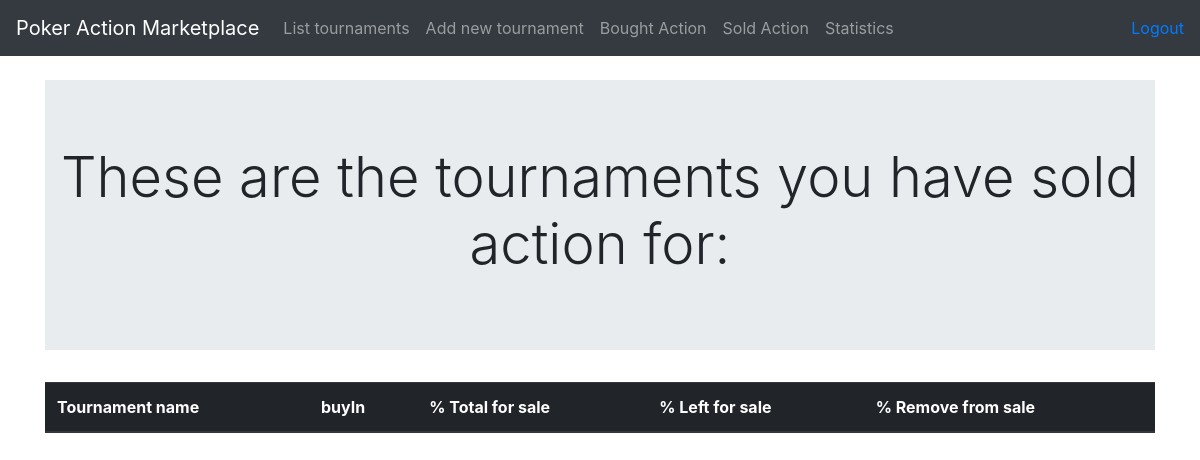
The page /tournaments/sold (signed in) on the database as committed earlier.
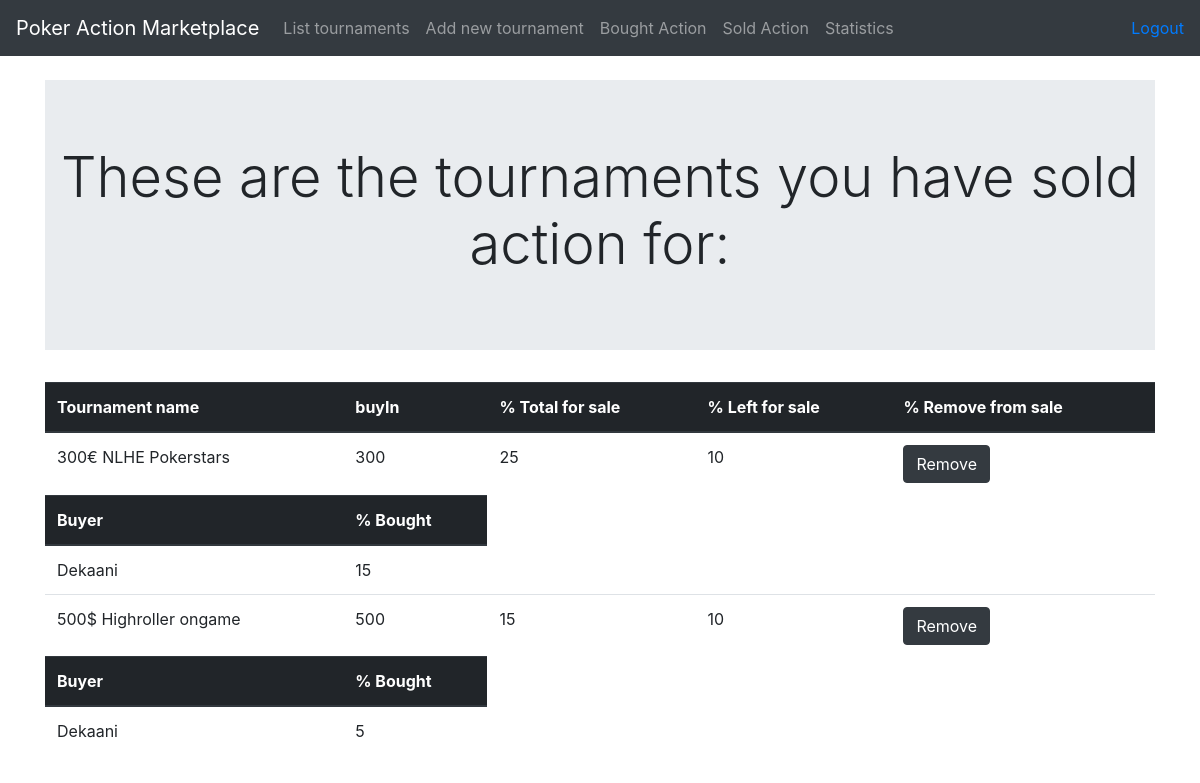
The same page on the database as committed later.
### application/tournamentPackages/models.py (models this page shows, shortened)
class TournamentPackage(Base):
    tournament = db.Column(db.String(144), nullable=False)
    buyin = db.Column(db.Integer, nullable=False)
    pcttobesold = db.Column(db.Integer, nullable=False)
    pctleft = db.Column(db.Integer, nullable=False)
    account_id = db.Column(db.Integer, db.ForeignKey('account.id'), nullable=False)
    @staticmethod
    def tournaments_sold_action_from(id):
        stmt = text("SELECT tournament, buyin, pcttobesold, pctleft, tournament_package.id FROM tournament_package "
        "LEFT join account on tournament_package.account_id = account.id "
        "where account_id = {}".format(id))
        res = db.engine.execute(stmt)
        class soldTournaments:
            def __init__(self, tournament, buyin, pcttobesold, pctleft, id):
                self.tournament = tournament
                self.buyin = buyin
                self.pcttobesold = pcttobesold
                self.pctleft = pctleft
                self.id = id
                self.buyers = []
        tournaments = []
        for row in res:
            temp = list(row)
            tournm = soldTournaments(temp[0], temp[1], temp[2], temp[3], temp[4])
            tournaments.append(tournm)
            tournm.buyers = TournamentPackage.buyers_for_tournament(temp[4])
        return tournaments
    @staticmethod
    def buyers_for_tournament(tournamentid):
        stmt = text("SELECT buyer_id, actionboughtpct, account.name from bought_action_from_tournament LEFT JOIN account on buyer_id = account.id "
                    "where bought_action_from_tournament.tournament_package_id ={}".format(tournamentid))
        res = db.engine.execute(stmt)
        buyers = []
        for row in res:
            temp = list(row)
            buyers.append(temp)
        return buyers

class BoughtActionFromTournament(Base):
    tournament_package_id = db.Column(db.Integer, db.ForeignKey('tournament_package.id'), nullable=False)
    seller_name = db.Column(db.String(144), nullable=False)
    buyer_id = db.Column(db.Integer, db.ForeignKey('account.id'), nullable=False)
    actionboughtpct = db.Column(db.Integer, nullable=False)

### application/auth/models.py (models this page shows, shortened)
class User(Base):
    __tablename__ = "account"
    name = db.Column(db.String(144), nullable=False)
    username = db.Column(db.String(144), nullable=False)
    password = db.Column(db.String(144), nullable=False)
    tournaments = db.relationship('TournamentPackage', backref='account', lazy=True)
    def role(self):
        if self.name == 'admin':
            return ['ADMIN', 'USER']
        else:
            return['USER']

### application/tournamentPackages/views.py (the view)
@app.route('/tournaments/sold', methods=["GET"])
@login_required(role="USER")
def show_sold_tournaments():
    soldtournaments = TournamentPackage.tournaments_sold_action_from(current_user.id)
    for row in soldtournaments:
        print(row.tournament)
        for tour in row.buyers:
            print(tour)
    return render_template('tournaments/sold.html', soldTournaments = soldtournaments)

### application/__init__.py (called while the page is built)
def login_required(role="ANY"):
    def wrapper(fn):
        @wraps(fn)
        def decorated_view(*args, **kwargs):
            if not current_user:
                return login_manager.unauthorized()
            if not current_user.is_authenticated:
                return login_manager.unauthorized()
            unauthorized = False
            if role != "ANY":
                unauthorized = True
                for user_role in current_user.role():
                    if user_role == role:
                        unauthorized = False
                        break
            if unauthorized:
                return login_manager.unauthorized()
            return fn(*args, **kwargs)
        return decorated_view
    return wrapper

@login_manager.user_loader
def load_user(user_id):
    return User.query.get(user_id)

### application/templates/tournaments/sold.html
{% extends "layout.html" %}
{% block body %}
<div class="jumbotron jumbotron-fluid">
  <div class="container">
    <h1 class="display-4" align=center>These are the tournaments you have sold action for:</h1>
  </div>
</div>
<table class="table">
  <thead class="thead-dark">
    <th scope="col">Tournament name</th>
    <th scope="col">buyIn</th>
    <th scope="col">% Total for sale</th>
    <th scope="col">% Left for sale</th>
    <th scope="col">% Remove from sale</th>
    </thead>
{% for tournament in soldTournaments %}
<tr>
  <td>{{ tournament.tournament }}</td>
  <td>{{ tournament.buyin }}</td>
  <td>{{ tournament.pcttobesold }}</td>
  <td>{{ tournament.pctleft }}</td>
  <td><form method ="POST", action="{{ url_for('remove_tournament_from_sale', tournament_id = tournament.id) }}">
    <input type="submit" value="Remove" class="btn btn-dark">
  </form> </td>
  {% if tournament.buyers %}
  <tr>
    <thead class="thead-dark">
    <th scope="col">Buyer</th>
    <th scope="col">% Bought</th>
    </thead>
  </tr>
  {% for buyer in tournament.buyers %}
  <tr>
    <td>{{ buyer[2] }}</td>
    <td>{{ buyer[1] }}</td>
  </tr>
    {% endfor %}
    {% endif %}
</tr>
{% endfor %}
</table>
{% endblock %}

### application/templates/layout.html (shortened to what this page needs)
<!DOCTYPE html>
<html>
<head>
  <link rel="stylesheet" href="https://maxcdn.bootstrapcdn.com/bootstrap/4.0.0/css/bootstrap.min.css">
</head>
<body>
  <nav class="navbar navbar-expand-md navbar-dark bg-dark mb-4">
    <a class="navbar-brand" href="#">Poker Action Marketplace</a>
      <div class="collapse navbar-collapse" id="navbarCollapse">
        <ul class="navbar-nav mr-auto">
          <li class="nav-item">
            <a class="nav-link" href="{{ url_for('tournaments_index') }} ">List tournaments</a>
          </li>
          <li class="nav-item">
            <a class="nav-link" href="{{ url_for('tournaments_form') }} ">Add new tournament</a>
          </li>
          <li class="nav-item">
            <a class="nav-link" href="{{ url_for('show_purchased_tournaments') }}">Bought Action</a>
          </li>
          <li class="nav-item">
            <a class="nav-link" href="{{ url_for('show_sold_tournaments') }}">Sold Action</a>
          </li>
          {% if current_user.is_authenticated %}
          {% if current_user.role()[0] == "ADMIN" %}
          <li class="nav-item">
            <a class="nav-link" href="{{ url_for('show_statistics') }}">Statistics</a>
          </li>
          {% endif %}
          {% endif %}
        </ul>
        <div class="form-inline mt-2 mt-md-0">
          {% if current_user.is_authenticated %}
          <a href="{{ url_for('auth_logout') }}">Logout</a>
          {% else %}
          <a class="nav-item" href="{{ url_for('auth_login') }}">Login</a>
          <a class="nav-item" href="{{ url_for('auth_register') }}">Register</a>
          {% endif %}
        </div>
      </div>
      </nav>
<main role="main" class="container">
  {% block body %}{% endblock %}
</main>
</body>
</html>

Rows that differ between the two databases and show on the page:
added TournamentPackage: tournament "300€ NLHE Pokerstars", buyin "300", pcttobesold "25", pctleft "10"
added BoughtActionFromTournament: name "Dekaani", actionboughtpct "15", shown under "300€ NLHE Pokerstars"
added TournamentPackage: tournament "500$ Highroller ongame", buyin "500", pcttobesold "15", pctleft "10"
added BoughtActionFromTournament: name "Dekaani", actionboughtpct "5", shown under "500$ Highroller ongame"
